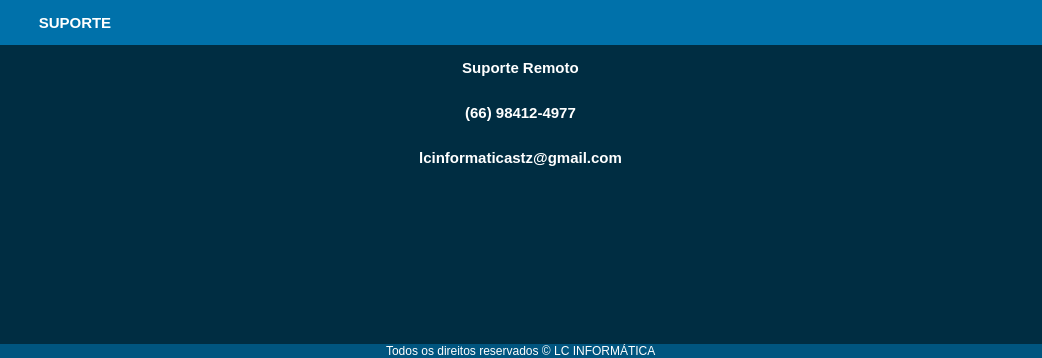
            <widget class="QWidget" name="suporte">
             <property name="styleSheet">
              <string notr="true">background-color: rgb(255, 255, 255);
background-color: rgb(0, 45, 66);</string>
             </property>
             <layout class="QVBoxLayout" name="verticalLayout_14">
              <property name="spacing">
               <number>0</number>
              </property>
              <property name="leftMargin">
               <number>0</number>
              </property>
              <property name="topMargin">
               <number>0</number>
              </property>
              <property name="rightMargin">
               <number>0</number>
              </property>
              <property name="bottomMargin">
               <number>0</number>
              </property>
              <item>
               <widget class="QFrame" name="frame_66">
                <property name="maximumSize">
                 <size>
                  <width>16777215</width>
                  <height>45</height>
                 </size>
                </property>
                <property name="frameShape">
                 <enum>QFrame::NoFrame</enum>
                </property>
                <property name="frameShadow">
                 <enum>QFrame::Raised</enum>
                </property>
                <layout class="QGridLayout" name="gridLayout_36">
                 <property name="leftMargin">
                  <number>0</number>
                 </property>
                 <property name="topMargin">
                  <number>0</number>
                 </property>
                 <property name="rightMargin">
                  <number>0</number>
                 </property>
                 <property name="bottomMargin">
                  <number>0</number>
                 </property>
                 <property name="spacing">
                  <number>0</number>
                 </property>
                 <item row="0" column="0">
                  <widget class="QFrame" name="frame_106">
                   <property name="maximumSize">
                    <size>
                     <width>16777215</width>
                     <height>45</height>
                    </size>
                   </property>
                   <property name="styleSheet">
                    <string notr="true">background-color: rgb(0, 113, 170);</string>
                   </property>
                   <property name="frameShape">
                    <enum>QFrame::NoFrame</enum>
                   </property>
                   <property name="frameShadow">
                    <enum>QFrame::Raised</enum>
                   </property>
                   <layout class="QHBoxLayout" name="horizontalLayout_34">
                    <property name="spacing">
                     <number>0</number>
                    </property>
                    <property name="leftMargin">
                     <number>0</number>
                    </property>
                    <property name="topMargin">
                     <number>0</number>
                    </property>
                    <property name="rightMargin">
                     <number>0</number>
                    </property>
                    <property name="bottomMargin">
                     <number>0</number>
                    </property>
                    <item>
                     <widget class="QPushButton" name="pushButton_28">
                      <property name="minimumSize">
                       <size>
                        <width>150</width>
                        <height>45</height>
                       </size>
                      </property>
                      <property name="styleSheet">
                       <string notr="true">QPushButton {
border: none;
color: rgb(255, 255, 255);
font-weight: bold;
font-size: 15px;

 }
QPushButton:hover{
border: none;
color: rgb(213, 213, 213);
font-weight: bold;
font-size: 15px;
}</string>
                      </property>
                      <property name="text">
                       <string>SUPORTE</string>
                      </property>
                      <property name="icon">
                       <iconset>
                        <normaloff>img/Suporte copiar.png</normaloff>img/Suporte copiar.png</iconset>
                      </property>
                      <property name="iconSize">
                       <size>
                        <width>60</width>
                        <height>30</height>
                       </size>
                      </property>
                     </widget>
                    </item>
                    <item>
                     <spacer name="horizontalSpacer_25">
                      <property name="orientation">
                       <enum>Qt::Horizontal</enum>
                      </property>
                      <property name="sizeHint" stdset="0">
                       <size>
                        <width>485</width>
                        <height>20</height>
                       </size>
                      </property>
                     </spacer>
                    </item>
                   </layout>
                  </widget>
                 </item>
                </layout>
               </widget>
              </item>
              <item>
               <widget class="QFrame" name="frame_2">
                <property name="styleSheet">
                 <string notr="true"/>
                </property>
                <property name="frameShape">
                 <enum>QFrame::NoFrame</enum>
                </property>
                <property name="frameShadow">
                 <enum>QFrame::Raised</enum>
                </property>
                <layout class="QGridLayout" name="gridLayout_37">
                 <property name="leftMargin">
                  <number>0</number>
                 </property>
                 <property name="topMargin">
                  <number>0</number>
                 </property>
                 <property name="rightMargin">
                  <number>0</number>
                 </property>
                 <property name="bottomMargin">
                  <number>0</number>
                 </property>
                 <property name="spacing">
                  <number>0</number>
                 </property>
                 <item row="0" column="0">
                  <widget class="QFrame" name="frame_114">
                   <property name="maximumSize">
                    <size>
                     <width>327</width>
                     <height>16777215</height>
                    </size>
                   </property>
                   <property name="frameShape">
                    <enum>QFrame::NoFrame</enum>
                   </property>
                   <property name="frameShadow">
                    <enum>QFrame::Raised</enum>
                   </property>
                   <layout class="QVBoxLayout" name="verticalLayout_31">
                    <property name="spacing">
                     <number>0</number>
                    </property>
                    <property name="leftMargin">
                     <number>0</number>
                    </property>
                    <property name="topMargin">
                     <number>0</number>
                    </property>
                    <property name="rightMargin">
                     <number>0</number>
                    </property>
                    <property name="bottomMargin">
                     <number>0</number>
                    </property>
                    <item>
                     <widget class="QFrame" name="frame_120">
                      <property name="maximumSize">
                       <size>
                        <width>16777215</width>
                        <height>50</height>
                       </size>
                      </property>
                      <property name="frameShape">
                       <enum>QFrame::NoFrame</enum>
                      </property>
                      <property name="frameShadow">
                       <enum>QFrame::Raised</enum>
                      </property>
                      <layout class="QGridLayout" name="gridLayout_48">
                       <property name="leftMargin">
                        <number>0</number>
                       </property>
                       <property name="topMargin">
                        <number>0</number>
                       </property>
                       <property name="rightMargin">
                        <number>0</number>
                       </property>
                       <property name="bottomMargin">
                        <number>0</number>
                       </property>
                       <property name="spacing">
                        <number>0</number>
                       </property>
                       <item row="0" column="0">
                        <widget class="QPushButton" name="pushButton_30">
                         <property name="minimumSize">
                          <size>
                           <width>150</width>
                           <height>45</height>
                          </size>
                         </property>
                         <property name="layoutDirection">
                          <enum>Qt::LeftToRight</enum>
                         </property>
                         <property name="styleSheet">
                          <string notr="true">QPushButton {
border: none;
color: rgb(255, 255, 255);
font-weight: bold;
font-size: 15px;

 }
QPushButton:hover{
border: none;
color: rgb(213, 213, 213);
font-weight: bold;
font-size: 15px;
}</string>
                         </property>
                         <property name="text">
                          <string>Suporte Remoto</string>
                         </property>
                         <property name="icon">
                          <iconset>
                           <normaloff>img/anydesk_icon_146231.png</normaloff>img/anydesk_icon_146231.png</iconset>
                         </property>
                         <property name="iconSize">
                          <size>
                           <width>60</width>
                           <height>30</height>
                          </size>
                         </property>
                        </widget>
                       </item>
                      </layout>
                     </widget>
                    </item>
                    <item>
                     <widget class="QFrame" name="frame_121">
                      <property name="maximumSize">
                       <size>
                        <width>16777215</width>
                        <height>50</height>
                       </size>
                      </property>
                      <property name="frameShape">
                       <enum>QFrame::NoFrame</enum>
                      </property>
                      <property name="frameShadow">
                       <enum>QFrame::Raised</enum>
                      </property>
                      <layout class="QGridLayout" name="gridLayout_49">
                       <property name="leftMargin">
                        <number>0</number>
                       </property>
                       <property name="topMargin">
                        <number>0</number>
                       </property>
                       <property name="rightMargin">
                        <number>0</number>
                       </property>
                       <property name="bottomMargin">
                        <number>0</number>
                       </property>
                       <property name="spacing">
                        <number>0</number>
                       </property>
                       <item row="0" column="0">
                        <widget class="QPushButton" name="Bt_Whatsapp_2">
                         <property name="minimumSize">
                          <size>
                           <width>150</width>
                           <height>45</height>
                          </size>
                         </property>
                         <property name="layoutDirection">
                          <enum>Qt::LeftToRight</enum>
                         </property>
                         <property name="styleSheet">
                          <string notr="true">QPushButton {
border: none;
color: rgb(255, 255, 255);
font-weight: bold;
font-size: 15px;

 }
QPushButton:hover{
border: none;
color: rgb(213, 213, 213);
font-weight: bold;
font-size: 15px;
}</string>
                         </property>
                         <property name="text">
                          <string>(66) 98412-4977</string>
                         </property>
                         <property name="icon">
                          <iconset>
                           <normaloff>img/Whatsapp_37229.png</normaloff>img/Whatsapp_37229.png</iconset>
                         </property>
                         <property name="iconSize">
                          <size>
                           <width>60</width>
                           <height>30</height>
                          </size>
                         </property>
                        </widget>
                       </item>
                      </layout>
                     </widget>
                    </item>
                    <item>
                     <widget class="QFrame" name="frame_122">
                      <property name="maximumSize">
                       <size>
                        <width>16777215</width>
                        <height>50</height>
                       </size>
                      </property>
                      <property name="frameShape">
                       <enum>QFrame::NoFrame</enum>
                      </property>
                      <property name="frameShadow">
                       <enum>QFrame::Raised</enum>
                      </property>
                      <layout class="QGridLayout" name="gridLayout_52">
                       <property name="leftMargin">
                        <number>0</number>
                       </property>
                       <property name="topMargin">
                        <number>0</number>
                       </property>
                       <property name="rightMargin">
                        <number>0</number>
                       </property>
                       <property name="bottomMargin">
                        <number>0</number>
                       </property>
                       <property name="spacing">
                        <number>0</number>
                       </property>
                       <item row="0" column="0">
                        <widget class="QPushButton" name="pushButton_34">
                         <property name="minimumSize">
                          <size>
                           <width>150</width>
                           <height>45</height>
                          </size>
                         </property>
                         <property name="layoutDirection">
                          <enum>Qt::LeftToRight</enum>
                         </property>
                         <property name="styleSheet">
                          <string notr="true">QPushButton {
border: none;
color: rgb(255, 255, 255);
font-weight: bold;
font-size: 15px;

 }
QPushButton:hover{
border: none;
color: rgb(213, 213, 213);
font-weight: bold;
font-size: 15px;
}</string>
                         </property>
                         <property name="text">
                          <string>lcinformaticastz@gmail.com</string>
                         </property>
                         <property name="icon">
                          <iconset>
                           <normaloff>img/gmail_new_logo_icon_159149.png</normaloff>img/gmail_new_logo_icon_159149.png</iconset>
                         </property>
                         <property name="iconSize">
                          <size>
                           <width>60</width>
                           <height>30</height>
                          </size>
                         </property>
                        </widget>
                       </item>
                      </layout>
                     </widget>
                    </item>
                   </layout>
                  </widget>
                 </item>
                </layout>
               </widget>
              </item>
              <item>
               <widget class="QFrame" name="frame_67">
                <property name="styleSheet">
                 <string notr="true"/>
                </property>
                <property name="frameShape">
                 <enum>QFrame::NoFrame</enum>
                </property>
                <property name="frameShadow">
                 <enum>QFrame::Raised</enum>
                </property>
                <layout class="QGridLayout" name="gridLayout_38">
                 <property name="leftMargin">
                  <number>0</number>
                 </property>
                 <property name="topMargin">
                  <number>0</number>
                 </property>
                 <property name="rightMargin">
                  <number>0</number>
                 </property>
                 <property name="bottomMargin">
                  <number>0</number>
                 </property>
                 <property name="spacing">
                  <number>0</number>
                 </property>
                 <item row="0" column="0">
                  <widget class="QLabel" name="label_25">
                   <property name="maximumSize">
                    <size>
                     <width>16777215</width>
                     <height>250</height>
                    </size>
                   </property>
                   <property name="styleSheet">
                    <string notr="true"/>
                   </property>
                   <property name="frameShape">
                    <enum>QFrame::NoFrame</enum>
                   </property>
                   <property name="text">
                    <string/>
                   </property>
                   <property name="pixmap">
                    <pixmap>../SISTEMA-SAUDE/img/Banner_LC.png</pixmap>
                   </property>
                   <property name="alignment">
                    <set>Qt::AlignCenter</set>
                   </property>
                  </widget>
                 </item>
                 <item row="1" column="0">
                  <widget class="QFrame" name="frame_115">
                   <property name="minimumSize">
                    <size>
                     <width>0</width>
                     <height>150</height>
                    </size>
                   </property>
                   <property name="frameShape">
                    <enum>QFrame::NoFrame</enum>
                   </property>
                   <property name="frameShadow">
                    <enum>QFrame::Raised</enum>
                   </property>
                   <layout class="QGridLayout" name="gridLayout_54">
                    <property name="leftMargin">
                     <number>0</number>
                    </property>
                    <property name="topMargin">
                     <number>0</number>
                    </property>
                    <property name="rightMargin">
                     <number>0</number>
                    </property>
                    <property name="bottomMargin">
                     <number>0</number>
                    </property>
                    <property name="spacing">
                     <number>0</number>
                    </property>
                    <item row="0" column="0">
                     <widget class="QLabel" name="label_27">
                      <property name="styleSheet">
                       <string notr="true"/>
                      </property>
                      <property name="text">
                       <string/>
                      </property>
                     </widget>
                    </item>
                   </layout>
                  </widget>
                 </item>
                </layout>
               </widget>
              </item>
              <item>
               <widget class="QFrame" name="frame_68">
                <property name="maximumSize">
                 <size>
                  <width>16777215</width>
                  <height>28</height>
                 </size>
                </property>
                <property name="styleSheet">
                 <string notr="true">background-color: rgb(0, 170, 255);</string>
                </property>
                <property name="frameShape">
                 <enum>QFrame::NoFrame</enum>
                </property>
                <property name="frameShadow">
                 <enum>QFrame::Raised</enum>
                </property>
                <layout class="QGridLayout" name="gridLayout_40">
                 <property name="leftMargin">
                  <number>0</number>
                 </property>
                 <property name="topMargin">
                  <number>0</number>
                 </property>
                 <property name="rightMargin">
                  <number>0</number>
                 </property>
                 <property name="bottomMargin">
                  <number>0</number>
                 </property>
                 <property name="spacing">
                  <number>0</number>
                 </property>
                 <item row="0" column="0">
                  <widget class="QFrame" name="frame_108">
                   <property name="maximumSize">
                    <size>
                     <width>16777215</width>
                     <height>30</height>
                    </size>
                   </property>
                   <property name="frameShape">
                    <enum>QFrame::NoFrame</enum>
                   </property>
                   <property name="frameShadow">
                    <enum>QFrame::Raised</enum>
                   </property>
                   <layout class="QGridLayout" name="gridLayout_39">
                    <property name="leftMargin">
                     <number>0</number>
                    </property>
                    <property name="topMargin">
                     <number>0</number>
                    </property>
                    <property name="rightMargin">
                     <number>0</number>
                    </property>
                    <property name="bottomMargin">
                     <number>0</number>
                    </property>
                    <property name="spacing">
                     <number>0</number>
                    </property>
                    <item row="0" column="0">
                     <widget class="QFrame" name="frame_109">
                      <property name="maximumSize">
                       <size>
                        <width>16777215</width>
                        <height>37</height>
                       </size>
                      </property>
                      <property name="styleSheet">
                       <string notr="true">background-color: rgb(0, 85, 127);</string>
                      </property>
                      <property name="frameShape">
                       <enum>QFrame::NoFrame</enum>
                      </property>
                      <property name="frameShadow">
                       <enum>QFrame::Raised</enum>
                      </property>
                      <layout class="QHBoxLayout" name="horizontalLayout_16">
                       <property name="spacing">
                        <number>0</number>
                       </property>
                       <property name="leftMargin">
                        <number>0</number>
                       </property>
                       <property name="topMargin">
                        <number>0</number>
                       </property>
                       <property name="rightMargin">
                        <number>0</number>
                       </property>
                       <property name="bottomMargin">
                        <number>0</number>
                       </property>
                       <item>
                        <spacer name="horizontalSpacer_11">
                         <property name="orientation">
                          <enum>Qt::Horizontal</enum>
                         </property>
                         <property name="sizeHint" stdset="0">
                          <size>
                           <width>386</width>
                           <height>12</height>
                          </size>
                         </property>
                        </spacer>
                       </item>
                       <item>
                        <widget class="QLabel" name="label_26">
                         <property name="styleSheet">
                          <string notr="true">color: rgb(255, 255, 255);</string>
                         </property>
                         <property name="text">
                          <string>Todos os direitos reservados © LC INFORMÁTICA</string>
                         </property>
                        </widget>
                       </item>
                       <item>
                        <spacer name="horizontalSpacer_13">
                         <property name="orientation">
                          <enum>Qt::Horizontal</enum>
                         </property>
                         <property name="sizeHint" stdset="0">
                          <size>
                           <width>386</width>
                           <height>12</height>
                          </size>
                         </property>
                        </spacer>
                       </item>
                      </layout>
                     </widget>
                    </item>
                   </layout>
                  </widget>
                 </item>
                </layout>
               </widget>
              </item>
             </layout>
            </widget>
